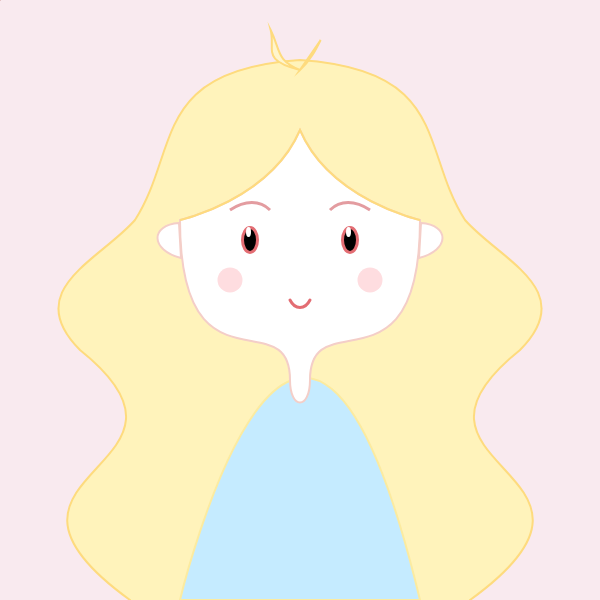
Frame 1 (no input)
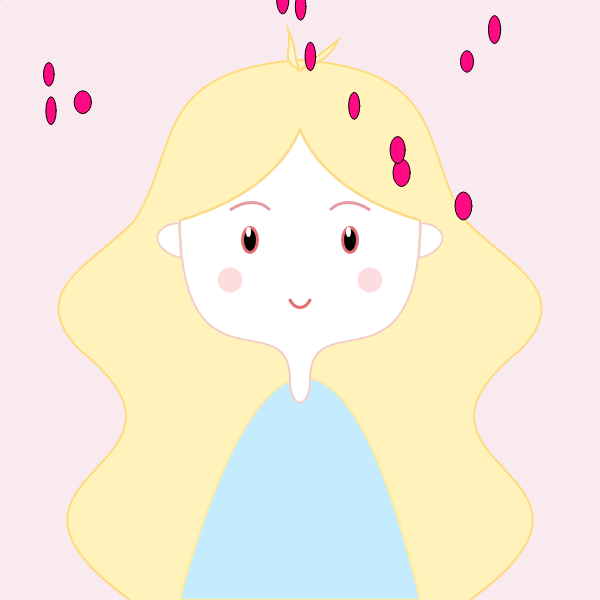
Frame 60 (no input)
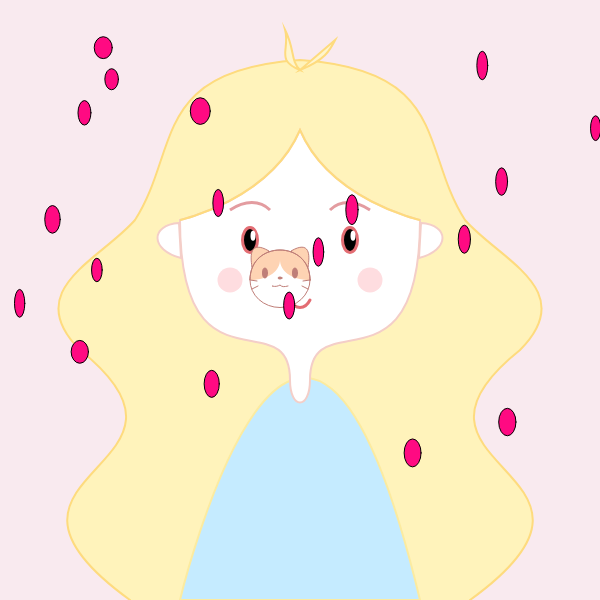
Frame 120 (the mouse pressed at the canvas centre since frame 60)

The p5.js sketch that drew these frames (run headless with seeded random() and noise() and a simulated clock; from frame 60 on, the mouse is pressed at the canvas centre):

// p5.js sketch
// ── sketch.js
let snowflakes = [];
function setup(){
  createCanvas(600,600);
}

function draw(){
  background(249,234,239);
  //   fill(255);
  drawgirl();
  drawcat();

let t = frameCount / 300; // update time

// create a random number of snowflakes each frame
for (let i = 0; i < random(2); i++) {
    snowflakes.push(new snowflake()); // append snowflake object
}

// loop through snowflakes with a for..of loop
for (let flake of snowflakes) {
    flake.update(t); // update snowflake position
    fill(255,10,130);
    flake.display(); // draw snowflake
}

  
//  text(mouseX+" "+mouseY,mouseX,mouseY);
}

function snowflake() {
    // initialize coordinates
    this.posX = 0;
    this.posY = random(-50, 0);
    this.initialangle = random(0, 2 * PI);
    this.size = random(10, 20);
    this.sizey = random(20, 30)
  
    // radius of snowflake spiral
    // chosen so the snowflakes are uniformly spread out in area
    this.radius = sqrt(random(pow(width / 2, 3)));
  
    this.update = function(time) {
      // x position follows a circle
      let w = 0.2; // angular speed
      let angle = w * time + this.initialangle;
      this.posX = width / 2 + this.radius * sin(angle);
  
      // different size snowflakes fall at slightly different y speeds
      this.posY += pow(this.size, 0.5);
  
      // delete snowflake if past end of screen
      if (this.posY > height) {
        let index = snowflakes.indexOf(this);
        snowflakes.splice(index, 1);
      }
    };
  
    this.display = function() {
      ellipse(this.posX, this.posY, this.size, this.sizey);
    };
  }
  

function drawgirl(){
  push();
  stroke(254,219,126);
  strokeWeight(2);
  fill(255,243,187);
  beginShape();
  vertex(130,600);
  bezierVertex(-50,470,230,470,80,350);
  bezierVertex(20,290,100,260,135,220);
  bezierVertex(180,150,150,70,300,60);
  bezierVertex(450,70,420,150,465,220);
  bezierVertex(500,260,580,290,520,350);
  bezierVertex(370,470,650,470,470,600);
  endShape();//头发


  fill(197,235,255);
  stroke(252,235,160);
  beginShape();
  vertex(180,600);
  bezierVertex(180,600,300,100,420,600);  
  endShape(CLOSE);//身体
  
  
  fill(255);
  stroke(244,206,200);
  beginShape();
  vertex(180,220);
  bezierVertex(180,400,290,300,290,380);
  bezierVertex(290,410,310,410,310,380);
  bezierVertex(310,300,420,400,420,220);
  bezierVertex(420,220,330,200,300,130);
  bezierVertex(270,200,180,220,180,220);
  endShape(CLOSE);//脸


  beginShape()
  vertex(179,223);
  bezierVertex(150,225,150,250,181,258);
  endShape(CLOSE);
  beginShape()
  vertex(421,223);
  bezierVertex(450,225,450,250,419,258);
  endShape(CLOSE);//耳朵
  
  
  noFill();
  stroke(254,219,126);
  beginShape();
  vertex(420,220);
  bezierVertex(420,220,330,200,300,130);
  bezierVertex(270,200,180,220,180,220);
  bezierVertex(180,220,270,200,300,130);
  bezierVertex(330,200,420,220,420,220);
  endShape(CLOSE);//发际线


  stroke(227,156,160);
  strokeWeight(3);
  beginShape();
  vertex(230,210)
  bezierVertex(245,200,260,200,270,210);
  bezierVertex(260,200,245,200,230,210);
  endShape(CLOSE);
  beginShape();
  vertex(370,210);
  bezierVertex(355,200,340,200,330,210);
  bezierVertex(340,200,355,200,370,210);
  endShape(CLOSE);//眉毛
  
  
  stroke(227,109,115);
  beginShape();
  vertex(290,300);
  bezierVertex(295,310,305,310,310,300);
  endShape();//嘴巴


  fill(0);
  ellipse(250,240,15,25);
  ellipse(350,240,15,25);//眼睛
  
  
  var t1=(mouseX-300)/300*4.5;
  var t2=(mouseY-235)/365*4.5;
  fill(255);
  noStroke();
  ellipse(253+t1,235+t2,5,10);
  ellipse(353+t1,235+t2,5,10);//眼睛高光


  noStroke();
  fill(254,221,224);
  ellipse(230,280,25,25);
  ellipse(370,280,25,25);//腮红


  var t=millis()/500;
  stroke(254,219,126);
  strokeWeight(2);
  fill(255,245,204);
  beginShape();
  vertex(300,70);
  bezierVertex(260+20*abs(sin(t)),60,275+20*abs(sin(t)),50,270+20*abs(sin(t)),30);
  bezierVertex(280+20*abs(sin(t)),50,275+20*abs(sin(t)),60,300,70);
  endShape(CLOSE);
  beginShape();
  vertex(300,70);
  bezierVertex(310+20*abs(sin(t)),60,315+20*abs(sin(t)),50,320+20*abs(sin(t)),40);
  endShape(CLOSE);//呆毛
  pop();
  }


function drawcat(){
  push();
  stroke(191,126,120);
  fill(254,211,179);
  beginShape();
  vertex(mouseX-48,mouseY-33);
  bezierVertex(mouseX-50,mouseY-45,mouseX-50,mouseY-60,mouseX-31,mouseY-49);
  endShape(CLOSE);
  beginShape();
  vertex(mouseX+8,mouseY-33);
  bezierVertex(mouseX+10,mouseY-45,mouseX+10,mouseY-60,mouseX-9,mouseY-49);
  endShape(CLOSE);//猫耳朵
  
   fill(255);
  ellipse(mouseX-20,mouseY-20,60,55);//猫猫头
  
  
  noStroke();
  fill(254,211,179);
  beginShape();
  vertex(mouseX-50,mouseY-20);
  bezierVertex(mouseX-30,mouseY-20,mouseX-20,mouseY-30,mouseX-20,mouseY-40);
  bezierVertex(mouseX-20,mouseY-30,mouseX-10,mouseY-20,mouseX+10,mouseY-20);
  bezierVertex(mouseX+10,mouseY-60,mouseX-50,mouseY-60,mouseX-50,mouseY-20);
  endShape(CLOSE);
  stroke(191,126,120);
  beginShape();
  vertex(mouseX+10,mouseY-20);
  bezierVertex(mouseX+10,mouseY-60,mouseX-50,mouseY-60,mouseX-50,mouseY-20);
  bezierVertex(mouseX-50,mouseY-60,mouseX+10,mouseY-60,mouseX+10,mouseY-20);
  endShape(CLOSE);//头上黄色部分的毛


  stroke(191,126,120);
  fill(191,126,120);
  ellipse(mouseX-35,mouseY-27,5,10);
  ellipse(mouseX-5,mouseY-27,5,10);//眼睛
  ellipse(mouseX-20,mouseY-22,4,2);//鼻子
  
  
  noFill();
  beginShape();
  vertex(mouseX-28,mouseY-14);
  bezierVertex(mouseX-24,mouseY-13,mouseX-22,mouseY-14,mouseX-20,mouseY-15);
  bezierVertex(mouseX-18,mouseY-13,mouseX-16,mouseY-13,mouseX-12,mouseY-14);
  endShape();//嘴巴
  
  
  stroke(191,126,120);
  line(mouseX-50,mouseY-20,mouseX-43,mouseY-19);
  line(mouseX-48,mouseY-11,mouseX-42,mouseY-14);
  line(mouseX+10,mouseY-20,mouseX+3,mouseY-19);
  line(mouseX+8,mouseY-11,mouseX+2,mouseY-14);//胡子
  pop();
  
}

  
  
